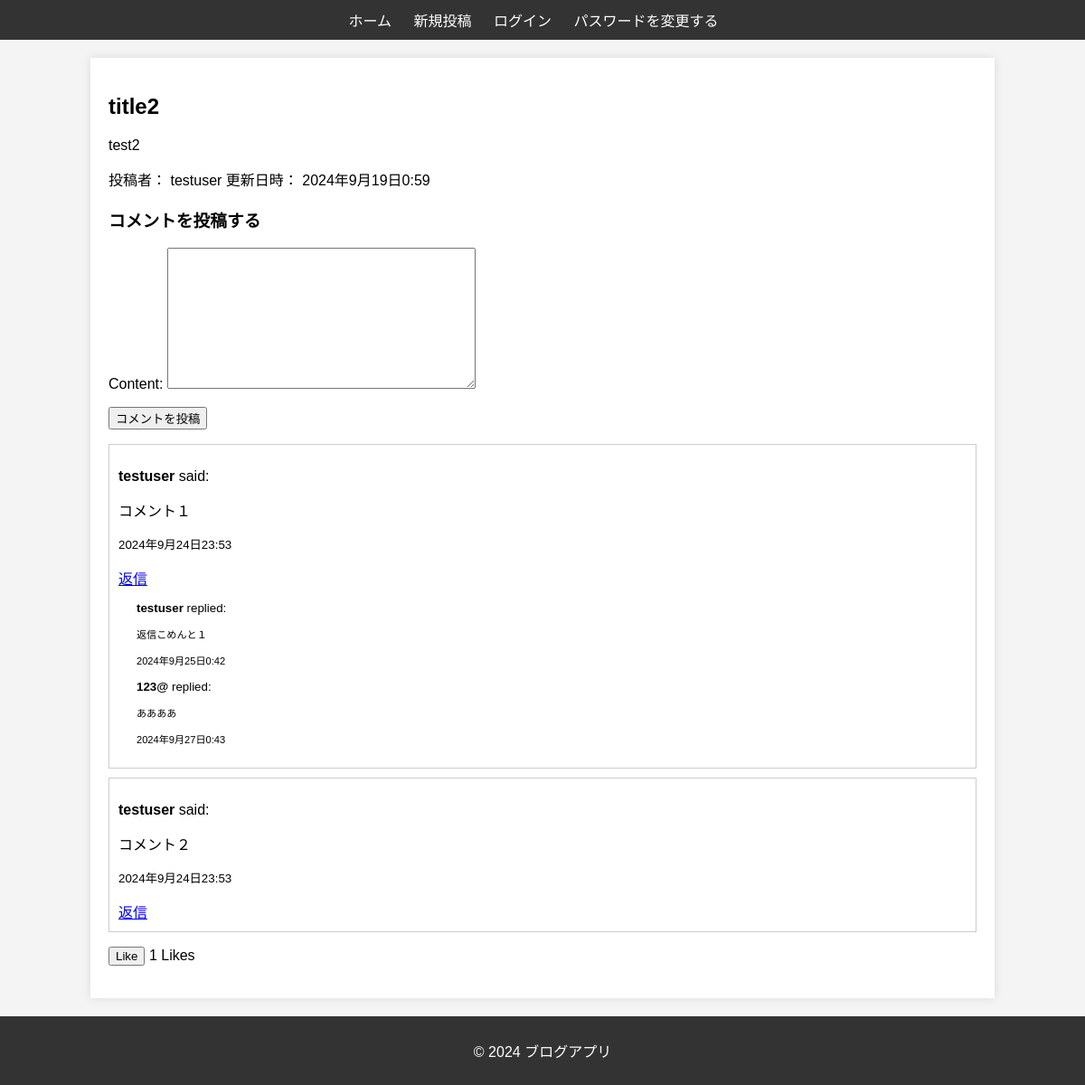
Screenshot of /post/3/ with the database file from the repository.
### blog/models.py (models this page shows, shortened)
class Post(models.Model):
    title = models.CharField(max_length=200) # タイトル
    content = models.TextField() # 本文
    author = models.ForeignKey(User, on_delete=models.CASCADE) # 著者
    picture = models.ImageField(upload_to='post_images/', blank=True, null=True)  # 画像フィールド
    created_at = models.DateTimeField(auto_now_add=True)
    updated_at = models.DateTimeField(auto_now=True)

class Comment(models.Model):
    content = models.TextField()
    user = models.ForeignKey(User, on_delete=models.CASCADE)
    post = models.ForeignKey(Post, on_delete=models.CASCADE, related_name='comments')
    parent = models.ForeignKey('self', on_delete=models.CASCADE, null=True, blank=True, related_name='replies') # 親コメント
    created_at = models.DateTimeField(auto_now_add=True)

### blog/views.py (the view, shortened to what this page needs)
# urls.py: path('post/<int:post_id>/', views.post_detail, name='post_detail'),
def post_detail(request, post_id):
    post = get_object_or_404(Post, id=post_id)
    comments = Comment.objects.filter(post=post).select_related('user').prefetch_related('replies')  # 'comment_set' ではなく 'replies'
    comment_form = CommentForm()
    return render(request, 'blog/post_detail.html', {
        'post': post,
        'comments': comments,
        'comment_form': comment_form,
    })

### blog/forms.py
class CommentForm(forms.ModelForm):
    class Meta:
        model = Comment
        fields = ['content']

### blog/templates/blog/post_detail.html (shortened to what this page needs)
{% extends 'blog/base.html' %}
{% block content %}
<body>
<h2>{{ post.title }}</h2>
<p>{{ post.content }}</p>
<p>投稿者： {{ post.author }} 更新日時： {{ post.created_at }}</p>
<h3>コメントを投稿する</h3>
<form id="comment-form" method="POST">
    {{ comment_form.as_p }}
    <button type="submit">コメントを投稿</button>
</form>
<div class="comments">
    {% for comment in comments %}
        {% if not comment.parent %}
            <div class="comment">
                <p><strong>{{ comment.user.username }}</strong> said:</p>
                <p>{{ comment.content }}</p>
                <p><small>{{ comment.created_at }}</small></p>
                <a href="#" class="reply-button" data-comment-id="{{ comment.id }}">返信</a>
                <div class="replies" style="margin-left: 20px;">
                    {% for reply in comment.replies.all %}
                        <div class="reply">
                            <p><strong>{{ reply.user.username }}</strong> replied:</p>
                            <p style="font-size: smaller;">{{ reply.content }}</p>
                            <p><small>{{ reply.created_at }}</small></p>
                        </div>
                    {% endfor %}
                </div>
            </div>
        {% endif %}
    {% endfor %}
</div>
<p>
    <button id="like-button" {% if not user.is_authenticated %}onclick="redirectToLogin()"{% endif %}>
        {{ is_liked|yesno:"Unlike,Like" }}
    </button>
    <span id="like-count">{{ post.like_set.count }}</span> Likes
</p>
</body>
{% endblock %}

### static/css/styles.css (style rules this page uses)
body { font-family: Arial, sans-serif; background-color: #f4f4f4; margin: 0; padding: 0; }
.comment { border: 1px solid #ccc; padding: 10px; margin-bottom: 10px; }
.replies { margin-left: 20px; }
.reply { font-size: smaller; }

### rows the page displays
Post: title "title2", content "test2", author "testuser", created_at "2024年9月19日0:59", like_set.count "1"
Comment: user.username "testuser", content "コメント１", created_at "2024年9月24日23:53"
Comment: user.username "testuser", content "返信こめんと１", created_at "2024年9月25日0:42"
Comment: user.username "123@", content "ああああ", created_at "2024年9月27日0:43"
Comment: user.username "testuser", content "コメント２", created_at "2024年9月24日23:53"

### other values shown
{{ is_liked|yesno:"Unlike,Like" }} "Like"
